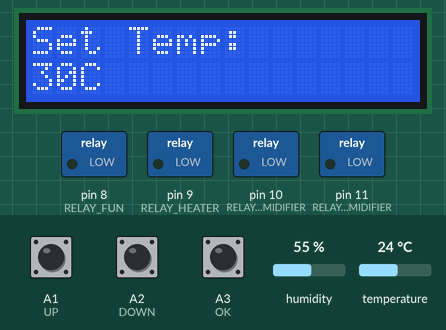
This sketch was run on a simulated Arduino Uno, built with avr-gcc and run on an emulated ATmega328P. Parts: 16×2 character LCD, switched loads named in the sketch (green lamp = pin HIGH). Inputs (shaded band) come from the test bench; at power-on: A3 (OK) HIGH, humidity 55 %, temperature 24 °C, A1 (UP) HIGH, A2 (DOWN) HIGH. What the sketch prints to the serial monitor is not drawn.

Above: at 4.2 s.
4.3 s: A3 (OK) pulled LOW for 1 s
At 5.3 s:
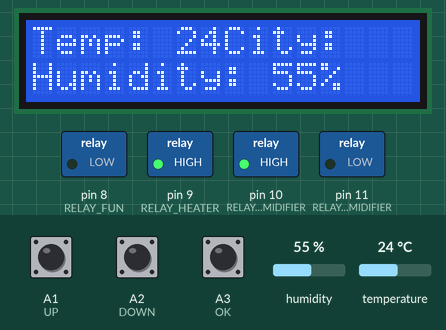
6.8 s: humidity set to 68 %
At 7.7 s:
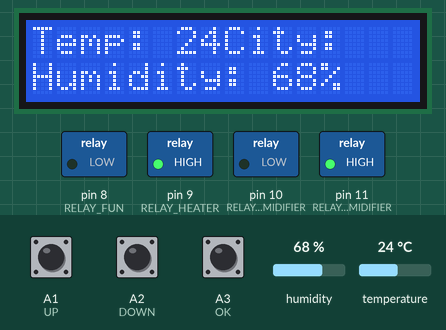
8.3 s: temperature set to 33 °C
At 10.1 s:
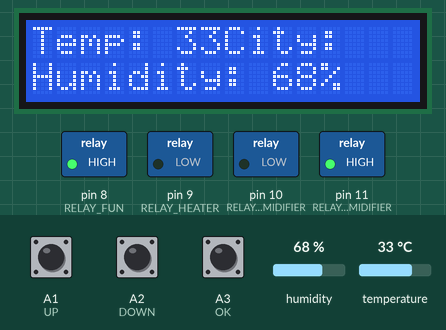
10.4 s: humidity set to 22 %
At 11.5 s:
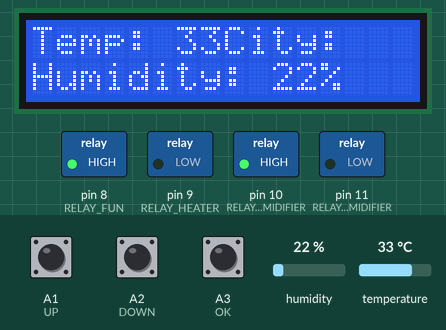
12.5 s: temperature set to 12 °C
At 14.0 s:
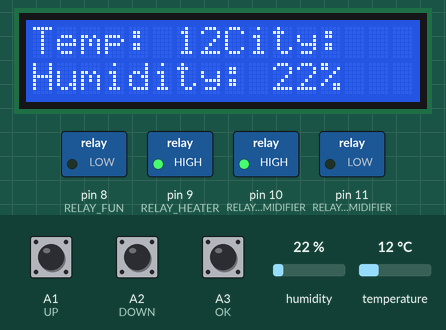
Timing chart, 0 to 15.5 s (numbered marks = the images above; inputs shaded):
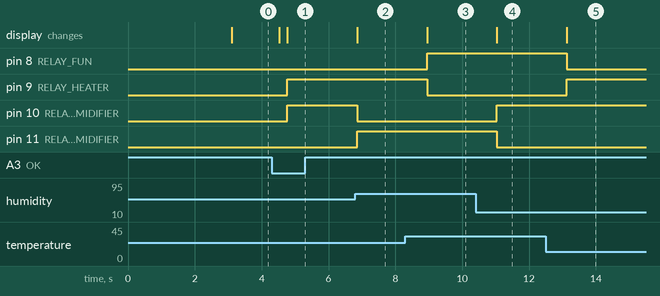

Measured:
- after the input at 4.3 s, pin 9 (RELAY_HEATER), pin 10 (RELAY_HUMIDIFIER): LOW → HIGH after 0.47 s; the display: first changes after 0.22 s (image 1 shows a later state)
- after the input at 6.8 s, pin 10 (RELAY_HUMIDIFIER): HIGH → LOW after 0.06 s; pin 11 (RELAY_DEHUMIDIFIER): LOW → HIGH after 0.06 s; the display: changes after 0.06 s (image 2)
- after the input at 8.3 s, pin 8 (RELAY_FUN): LOW → HIGH after 0.65 s; pin 9 (RELAY_HEATER): HIGH → LOW after 0.65 s; the display: changes after 0.65 s (image 3)
- after the input at 10.4 s, pin 10 (RELAY_HUMIDIFIER): LOW → HIGH after 0.64 s; pin 11 (RELAY_DEHUMIDIFIER): HIGH → LOW after 0.64 s; the display: changes after 0.64 s (image 4)
- after the input at 12.5 s, pin 8 (RELAY_FUN): HIGH → LOW after 0.63 s; pin 9 (RELAY_HEATER): LOW → HIGH after 0.63 s; the display: changes after 0.63 s (image 5)

The sketch:

temperature_humidity_monitor.ino
```cpp
#include <LiquidCrystal_I2C.h>
#include <Wire.h>
#include <dht11.h>

#define DHT11_PIN 2  // Sensor pin
dht11 DHT;

// Button Pins
const int OK = A3;
const int UP = A1;
const int DOWN = A2;

// Relay Pins
const int RELAY_FUN = 8;
const int RELAY_HEATER = 9;
const int RELAY_HUMIDIFIER = 10;
const int RELAY_DEHUMIDIFIER = 11;

int T_threshold = 30;  // Default temperature threshold
int H_threshold = 60;  // Default humidity threshold
bool T_condition = true;
bool H_condition = true;
bool SET = false;

LiquidCrystal_I2C lcd(0x27, 16, 2);

void setup() {
    pinMode(OK, INPUT_PULLUP);
    pinMode(UP, INPUT_PULLUP);
    pinMode(DOWN, INPUT_PULLUP);

    pinMode(RELAY_FUN, OUTPUT);
    pinMode(RELAY_HEATER, OUTPUT);
    pinMode(RELAY_HUMIDIFIER, OUTPUT);
    pinMode(RELAY_DEHUMIDIFIER, OUTPUT);

    digitalWrite(RELAY_FUN, LOW);
    digitalWrite(RELAY_HEATER, LOW);
    digitalWrite(RELAY_HUMIDIFIER, LOW);
    digitalWrite(RELAY_DEHUMIDIFIER, LOW);

    lcd.init();
    lcd.backlight();
    Serial.begin(9600);

    lcd.setCursor(0, 0);
    lcd.print("Temp & Humidity");
    lcd.setCursor(0, 1);
    lcd.print("Monitoring");
    delay(3000);
    lcd.clear();
}

void loop() {
    if (!SET) {
        setThresholds();
    }

    int chk = DHT.read(DHT11_PIN);  // Read sensor data
    if (chk != DHTLIB_OK) {
        displayError(chk);
        return;
    }

    Serial.print("Temperature: ");
    Serial.print(DHT.temperature);
    Serial.print("C, Humidity: ");
    Serial.println(DHT.humidity);

    lcd.setCursor(0, 0);
    lcd.print("Temp: ");
    lcd.print(DHT.temperature);
    lcd.print("C");
    lcd.setCursor(0, 1);
    lcd.print("Humidity: ");
    lcd.print(DHT.humidity);
    lcd.print("%");

    controlRelays(DHT.temperature, DHT.humidity);
    delay(1000);
}

void setThresholds() {
    lcd.clear();
    lcd.setCursor(0, 0);
    lcd.print("Set Temp:");
    lcd.setCursor(0, 1);
    lcd.print(T_threshold);
    lcd.print("C");

    while (T_condition) {
        if (digitalRead(UP) == LOW) {
            T_threshold++;
            lcd.setCursor(0, 1);
            lcd.print(T_threshold);
            lcd.print("C ");
            delay(200);
        }
        if (digitalRead(DOWN) == LOW) {
            T_threshold--;
            lcd.setCursor(0, 1);
            lcd.print(T_threshold);
            lcd.print("C ");
            delay(200);
        }
        if (digitalRead(OK) == LOW) {
            T_condition = false;
            delay(200);
        }
    }

    lcd.clear();
    lcd.setCursor(0, 0);
    lcd.print("Set Humidity:");
    lcd.setCursor(0, 1);
    lcd.print(H_threshold);
    lcd.print("%");

    while (H_condition) {
        if (digitalRead(UP) == LOW) {
            H_threshold++;
            lcd.setCursor(0, 1);
            lcd.print(H_threshold);
            lcd.print("% ");
            delay(200);
        }
        if (digitalRead(DOWN) == LOW) {
            H_threshold--;
            lcd.setCursor(0, 1);
            lcd.print(H_threshold);
            lcd.print("% ");
            delay(200);
        }
        if (digitalRead(OK) == LOW) {
            H_condition = false;
            delay(200);
        }
    }

    SET = true;
}

void controlRelays(int temp, int hum) {
    digitalWrite(RELAY_FUN, temp > T_threshold ? HIGH : LOW);
    digitalWrite(RELAY_HEATER, temp < T_threshold ? HIGH : LOW);
    digitalWrite(RELAY_HUMIDIFIER, hum < H_threshold ? HIGH : LOW);
    digitalWrite(RELAY_DEHUMIDIFIER, hum > H_threshold ? HIGH : LOW);
}

void displayError(int errorCode) {
    lcd.clear();
    lcd.setCursor(0, 0);
    lcd.print("Sensor Error!");
    lcd.setCursor(0, 1);

    switch (errorCode) {
        case DHTLIB_ERROR_CHECKSUM:
            lcd.print("Checksum Error");
            break;
        case DHTLIB_ERROR_TIMEOUT:
            lcd.print("Timeout Error");
            break;
        default:
            lcd.print("Unknown Error");
            break;
    }

    digitalWrite(RELAY_FUN, LOW);
    digitalWrite(RELAY_HEATER, LOW);
    digitalWrite(RELAY_HUMIDIFIER, LOW);
    digitalWrite(RELAY_DEHUMIDIFIER, LOW);
    delay(1000);
}
```
